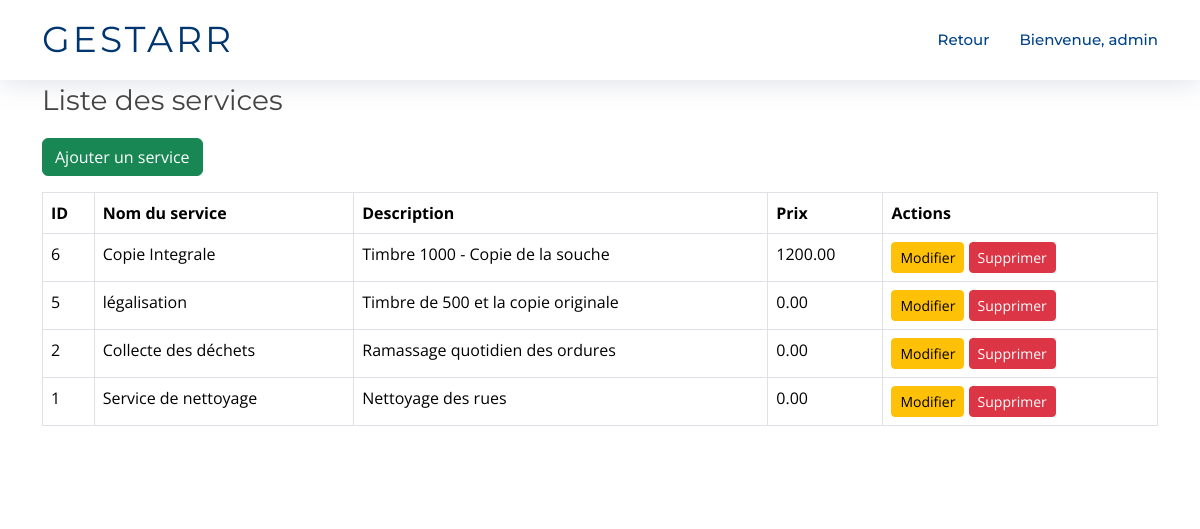
Screenshot of /Admin/services.php (signed in) with the database file from the repository.
### tables this page shows
CREATE TABLE `services` (
  `id` int(11) NOT NULL,
  `nom` varchar(255) NOT NULL,
  `description` text NOT NULL,
  `prix` decimal(10,2) DEFAULT 0.00,
  `created_at` timestamp NOT NULL DEFAULT current_timestamp()
);

### Admin/services.php (the view, shortened to what this page needs)
<?php
require '../Backend/connexion.php';
$stmt = $pdo->query("SELECT * FROM services ORDER BY id DESC");
$services = $stmt->fetchAll();
?>
<!DOCTYPE html>
<html lang="en">
<head>
  <link href="../assets/vendor/aos/aos.css" rel="stylesheet">
  <link href="../assets/vendor/bootstrap/css/bootstrap.min.css" rel="stylesheet">
  <link href="../assets/vendor/bootstrap-icons/bootstrap-icons.css" rel="stylesheet">
  <link href="../assets/vendor/glightbox/css/glightbox.min.css" rel="stylesheet">
  <link href="../assets/vendor/swiper/swiper-bundle.min.css" rel="stylesheet">
  <link href="../assets/css/style.css" rel="stylesheet">
  <link href="../assets/vendor/fontawesome-free/css/all.min.css" rel="stylesheet">
  <link href="../assets/vendor/animate.css/animate.min.css" rel="stylesheet">
  <link href="../assets/vendor/boxicons/css/boxicons.min.css" rel="stylesheet">
  <link href="../assets/vendor/remixicon/remixicon.css" rel="stylesheet">
</head>
<body>
<header id="header" class="fixed-top d-flex align-items-center">
    <div class="container d-flex justify-content-between">
      <div class="logo">
        <h1><a href="index.php">GestArr</a></h1>
      </div>
      <nav id="navbar" class="navbar">
        <ul>
          <li><a class="nav-link scrollto" href="../Admin/dashboard.php">Retour</a></li>
          <li><a class="nav-link scrollto" href="#">Bienvenue, <?= $_SESSION['username'] ?></a></li>
        </ul>
      </nav>
    </div>
  </header>
<main id="main">
<section id="about">
<div class="container mt-4">
    <h3>Liste des services</h3>
    <a href="add_service.php" class="btn btn-success mb-3">Ajouter un service</a>
    <table class="table table-bordered">
        <thead>
            <tr>
                <th>ID</th>
                <th>Nom du service</th>
                <th>Description</th>
                <th>Prix</th>
                <th>Actions</th>
            </tr>
        </thead>
        <tbody>
            <?php foreach ($services as $service): ?>
                <tr>
                    <td><?= $service['id'] ?></td>
                    <td><?= htmlspecialchars($service['nom']) ?></td>
                    <td><?= htmlspecialchars($service['description']) ?></td>
                    <td><?= htmlspecialchars($service['prix']) ?></td>
                    <td>
                        <a href="edit_service.php?id=<?= $service['id'] ?>" class="btn btn-warning btn-sm">Modifier</a>
                        <a href="../Backend/delete_service.php?id=<?= $service['id'] ?>" class="btn btn-danger btn-sm" onclick="return confirm('Supprimer ce service ?');">Supprimer</a>
                    </td>
                </tr>
            <?php endforeach; ?>
        </tbody>
    </table>
</div>
</body>
</html>

### assets/css/style.css (style rules this page uses)
body { background: #fff; color: #444; font-family: "Open Sans", sans-serif; }
a { color: #007bff; text-decoration: none; transition: 0.5s; }
h1, h2, h3, h4, h5, h6 { font-family: "Montserrat", sans-serif; font-weight: 400; margin: 0 0 20px 0; padding: 0; }
#header { height: 80px; z-index: 997; transition: all 0.5s; background: #fff; box-shadow: 0px 0px 30px rgba(127, 137, 161, 0.3); }
#header .logo h1 { font-size: 36px; margin: 0; padding: 0; font-weight: 400; letter-spacing: 3px; text-transform: uppercase; }
#header .logo h1 a, #header .logo h1 a:hover { color: #00366f; text-decoration: none; }
.navbar { padding: 0; }
.navbar ul { margin: 0; padding: 0; display: flex; list-style: none; align-items: center; }
.navbar li { position: relative; }
.navbar a, .navbar a:focus { display: flex; align-items: center; justify-content: space-between; padding: 10px 0 10px 30px; font-family: "Montserrat", sans-serif; font-size: 15px; color: #004289; font-weight: 500; white-space: nowrap; transition: 0.3s; }
section { overflow: hidden; }
#about { background: #fff; padding: 60px 0; }

### rows the page displays
services: id "6", nom "Copie Integrale", description "Timbre 1000 - Copie de la souche", prix "1200.00"
services: id "5", nom "légalisation", description "Timbre de 500 et la copie originale", prix "0.00"
services: id "2", nom "Collecte des déchets", description "Ramassage quotidien des ordures", prix "0.00"
services: id "1", nom "Service de nettoyage", description "Nettoyage des rues", prix "0.00"

### other values shown
$_SESSION['username'] "admin"
